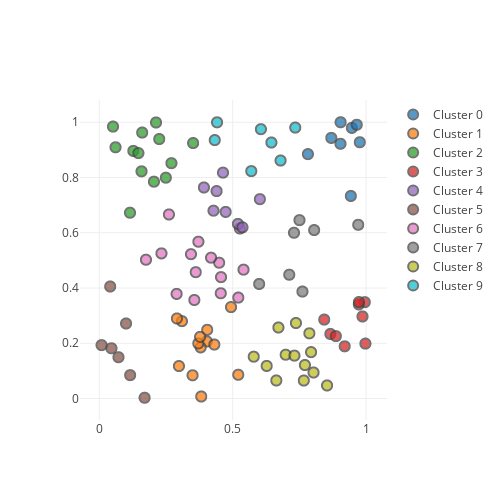

Write notebook code for a chart like this one.
### Markdown cell above
### Small Randomized data

### Code cell
n_clusters = 10

X = np.random.rand(100,2)

clusters = doTests(n_clusters, X)
df = pd.DataFrame(X)
df['cluster'] = clusters

plot(df)

### Figure 1 — Plotly figure (JSON) as saved in the notebook; plotly's stock layout.template omitted (floating-point values rounded to 4 significant figures)
{"data": [{"hoverinfo": "text", "marker": {"line": {"width": 2}, "size": 10}, "mode": "markers", "name": "Cluster 0", "opacity": 0.75, "type": "scattergl", "x": [0.9466, 0.9763, 0.904, 0.9045, 0.965, 0.8696, 0.9429, 0.7819], "y": [0.9796, 0.9275, 0.9219, 0.9999, 0.9908, 0.9432, 0.7332, 0.8846]}, {"hoverinfo": "text", "marker": {"line": {"width": 2}, "size": 10}, "mode": "markers", "name": "Cluster 1", "opacity": 0.75, "type": "scattergl", "x": [0.4032, 0.3821, 0.2986, 0.3097, 0.4045, 0.4312, 0.3496, 0.3799, 0.3711, 0.4938, 0.5209, 0.3778, 0.291], "y": [0.2067, 0.007477, 0.1176, 0.2801, 0.2488, 0.1954, 0.08428, 0.1852, 0.1995, 0.331, 0.08621, 0.2233, 0.2898]}, {"hoverinfo": "text", "marker": {"line": {"width": 2}, "size": 10}, "mode": "markers", "name": "Cluster 2", "opacity": 0.75, "type": "scattergl", "x": [0.2048, 0.1275, 0.1465, 0.06084, 0.05138, 0.2495, 0.1151, 0.1583, 0.3517, 0.1607, 0.2703, 0.2127, 0.2247], "y": [0.7848, 0.8962, 0.8883, 0.9093, 0.9842, 0.7993, 0.6725, 0.8223, 0.9246, 0.9625, 0.8517, 0.999, 0.939]}, {"hoverinfo": "text", "marker": {"line": {"width": 2}, "size": 10}, "mode": "markers", "name": "Cluster 3", "opacity": 0.75, "type": "scattergl", "x": [0.9865, 0.9951, 0.9197, 0.8432, 0.9974, 0.9727, 0.866, 0.973, 0.8867], "y": [0.297, 0.3488, 0.189, 0.2857, 0.1988, 0.3407, 0.2339, 0.3492, 0.2259]}, {"hoverinfo": "text", "marker": {"line": {"width": 2}, "size": 10}, "mode": "markers", "name": "Cluster 4", "opacity": 0.75, "type": "scattergl", "x": [0.5269, 0.5197, 0.4737, 0.5365, 0.4396, 0.6019, 0.4281, 0.4637, 0.3921], "y": [0.6154, 0.632, 0.6754, 0.6195, 0.7507, 0.7215, 0.6798, 0.8175, 0.7638]}, {"hoverinfo": "text", "marker": {"line": {"width": 2}, "size": 10}, "mode": "markers", "name": "Cluster 5", "opacity": 0.75, "type": "scattergl", "x": [0.04551, 0.1157, 0.07184, 0.1699, 0.008652, 0.0408, 0.1003], "y": [0.182, 0.08471, 0.1496, 0.002935, 0.1933, 0.4055, 0.2717]}, {"hoverinfo": "text", "marker": {"line": {"width": 2}, "size": 10}, "mode": "markers", "name": "Cluster 6", "opacity": 0.75, "type": "scattergl", "x": [0.1749, 0.233, 0.4553, 0.4493, 0.4563, 0.3615, 0.5407, 0.2611, 0.3714, 0.3437, 0.2899, 0.5209, 0.4189, 0.3563], "y": [0.5024, 0.5253, 0.3811, 0.4916, 0.4394, 0.4573, 0.4665, 0.6661, 0.5675, 0.5225, 0.3787, 0.3654, 0.5097, 0.3567]}, {"hoverinfo": "text", "marker": {"line": {"width": 2}, "size": 10}, "mode": "markers", "name": "Cluster 7", "opacity": 0.75, "type": "scattergl", "x": [0.7298, 0.712, 0.8054, 0.9705, 0.7503, 0.7614, 0.5992], "y": [0.6, 0.4481, 0.6096, 0.6288, 0.6456, 0.3872, 0.4147]}, {"hoverinfo": "text", "marker": {"line": {"width": 2}, "size": 10}, "mode": "markers", "name": "Cluster 8", "opacity": 0.75, "type": "scattergl", "x": [0.6713, 0.6635, 0.6274, 0.5789, 0.7706, 0.7665, 0.6987, 0.8537, 0.7938, 0.7314, 0.7874, 0.803, 0.737], "y": [0.2571, 0.06546, 0.118, 0.1516, 0.1213, 0.06527, 0.1587, 0.04746, 0.1681, 0.1553, 0.2361, 0.09428, 0.2733]}, {"hoverinfo": "text", "marker": {"line": {"width": 2}, "size": 10}, "mode": "markers", "name": "Cluster 9", "opacity": 0.75, "type": "scattergl", "x": [0.6058, 0.645, 0.4328, 0.4414, 0.7345, 0.5696, 0.6796], "y": [0.9747, 0.9266, 0.9353, 0.9996, 0.9805, 0.823, 0.8613]}], "layout": {"height": 500, "width": 500, "xaxis": {"zeroline": false}, "yaxis": {"zeroline": false}}}
